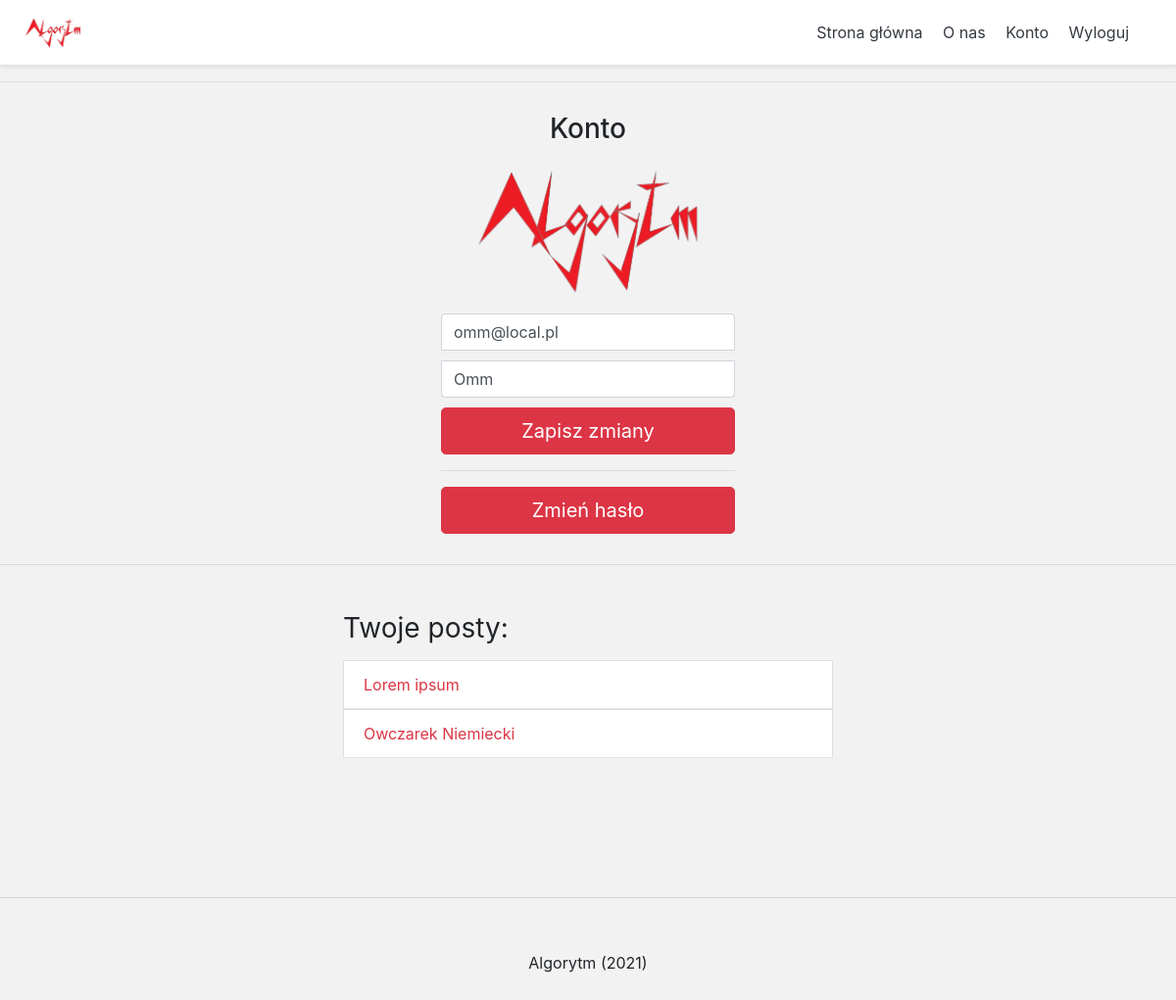
The app's page /account/ (signed in) with its own data.
### account/models.py (models this page shows, shortened)
class Account(AbstractBaseUser):
	email 					= models.EmailField(verbose_name="email", max_length=60, unique=True)
	username				= models.CharField(max_length=30, unique=True)
	date_joined				= models.DateTimeField(verbose_name="date joined", auto_now_add=True)
	last_login				= models.DateTimeField(verbose_name="last login", auto_now=True)
	is_admin				= models.BooleanField(default=False)
	is_active				= models.BooleanField(default=True)
	is_staff				= models.BooleanField(default=False)
	is_superuser			= models.BooleanField(default=False)
	USERNAME_FIELD = 'email'
	REQUIRED_FIELDS = ['username']
	objects = MyAccountManager()

### blog/models.py (models this page shows)
class BlogPost(models.Model):
	title				= models.CharField(max_length=50, null=False, blank=False)
	body				= models.TextField(max_length=5000, null=False, blank=False)
	image				= models.ImageField(upload_to=upload_location, null=False, blank=False)
	date_published		= models.DateTimeField(auto_now_add=True, verbose_name="data dodania")
	date_updated		= models.DateTimeField(auto_now_add=True, verbose_name="data modyfikacji")
	author				= models.ForeignKey(settings.AUTH_USER_MODEL, on_delete=models.CASCADE)
	slug				= models.SlugField(blank=True, unique=True)
	def __str__(self):
		return self.title

### account/views.py (the view)
# urls.py: path('account/', account_view, name="account"),
def account_view(request):
	if not request.user.is_authenticated:
			return redirect("login")
	context = {}
	if request.POST:
		form = AccountUpdateForm(request.POST, instance=request.user)
		if form.is_valid():
			form.initial = {
					"email": request.POST['email'],
					"username": request.POST['username'],
			}
			form.save()
			context['success_message'] = "Updated"
	else:
		form = AccountUpdateForm(
			initial={
					"email": request.user.email,
					"username": request.user.username,
				}
			)
	context['account_form'] = form
	blog_posts = BlogPost.objects.filter(author=request.user)
	context['blog_posts'] = blog_posts
	return render(request, "account/account.html", context)

### account/forms.py (shortened to what this page needs)
class AccountUpdateForm(forms.ModelForm):
	class Meta:
		model = Account
		fields = ('email', 'username')

### account/templates/account/account.html (shortened to what this page needs)
{% extends 'base.html' %}
{% block content %}
<main class="form-signin">
  <form method="post">{% csrf_token %}
    <h1 class="h3 mb-3 fw-normal">Konto</h1>
    <div class="form-floating">
    	{% include 'snippets/logo_medium.html' %}
      <input type="email" name="email" class="form-control" id="floatingInput" placeholder="Adres email" value={{account_form.initial.email}}>
    </div>
    <div class="form-floating">
      <input type="text" name="username" class="form-control" id="floatingUsername" placeholder="Nazwa użytkownika" value={{account_form.initial.username}}>
    </div>
    <button class="w-100 btn btn-lg btn-danger" type="submit">Zapisz zmiany</button>
  </form>
  <hr>
  <a class="w-100 btn btn-lg btn-danger" href="{% url 'password_change' %}">Zmień hasło</a>
</main>
<hr>
<div class="container mt-4 p-4">
  <div class="row">
    <div class="blog-posts">
      <h3 class="mb-3 font-weight-normal">Twoje posty:</h3>
      {% if blog_posts %}
        <ul class="list-group">
        {% for post in blog_posts %}
          <a class="text-danger" href="{% url 'blog:detail' post.slug %}" style="text-decoration: none;"><li class="list-group-item">{{post}}</li></a>
        {% endfor %}
        </ul>
      {% else %}
        <p>Nie utworzyłeś jeszcze żadnego postu, kliknij <a class="text-danger" href="{% url 'blog:create' %}">tutaj</a> aby utworzyć post.</p>
      {% endif %}
    </div>
  </div>
</div>
{% endblock content %}

### templates/snippets/header.html (style rules this page uses)
.container { max-width: 960px; }

### templates/snippets/base_css.html (style rules this page uses)
body { background-color: #f2f2f2; }

### account/templates/account/account.html (style rules this page uses)
.form-signin { width: 100%; max-width: 330px; padding: 15px; margin: auto; }
.form-signin input[type="email"] { margin-bottom: 10px; border-bottom-right-radius: 0; border-bottom-left-radius: 0; }
.form-signin input[type="text"] { margin-bottom: 10px; border-top-left-radius: 0; border-top-right-radius: 0; }
.h3 { text-align: center; }
.blog-posts { max-width: 500px; width: 100%; margin: auto; }

### records on screen
Account: email "omm@local.pl", username "Omm"
BlogPost: title "Lorem ipsum"
BlogPost: title "Owczarek Niemiecki"
